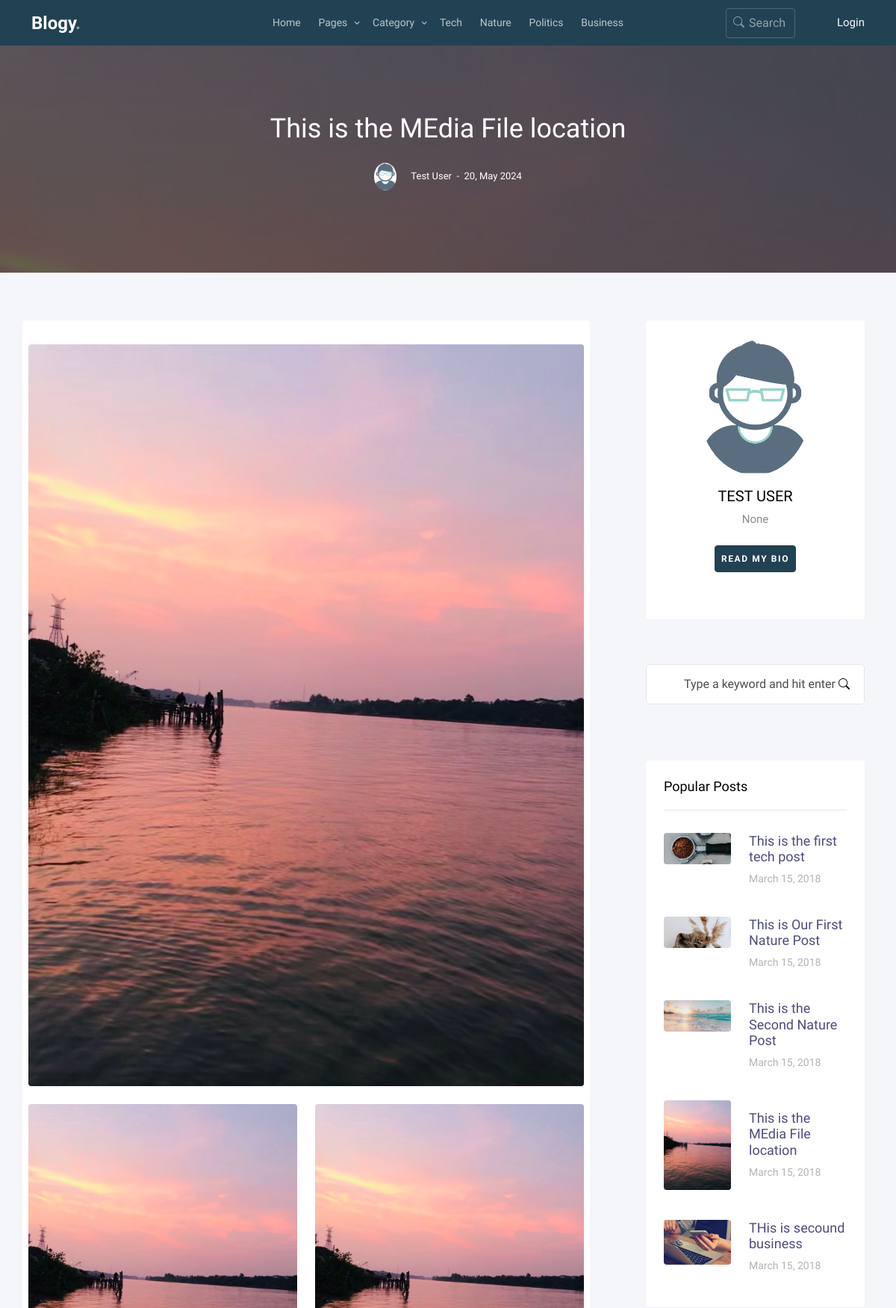
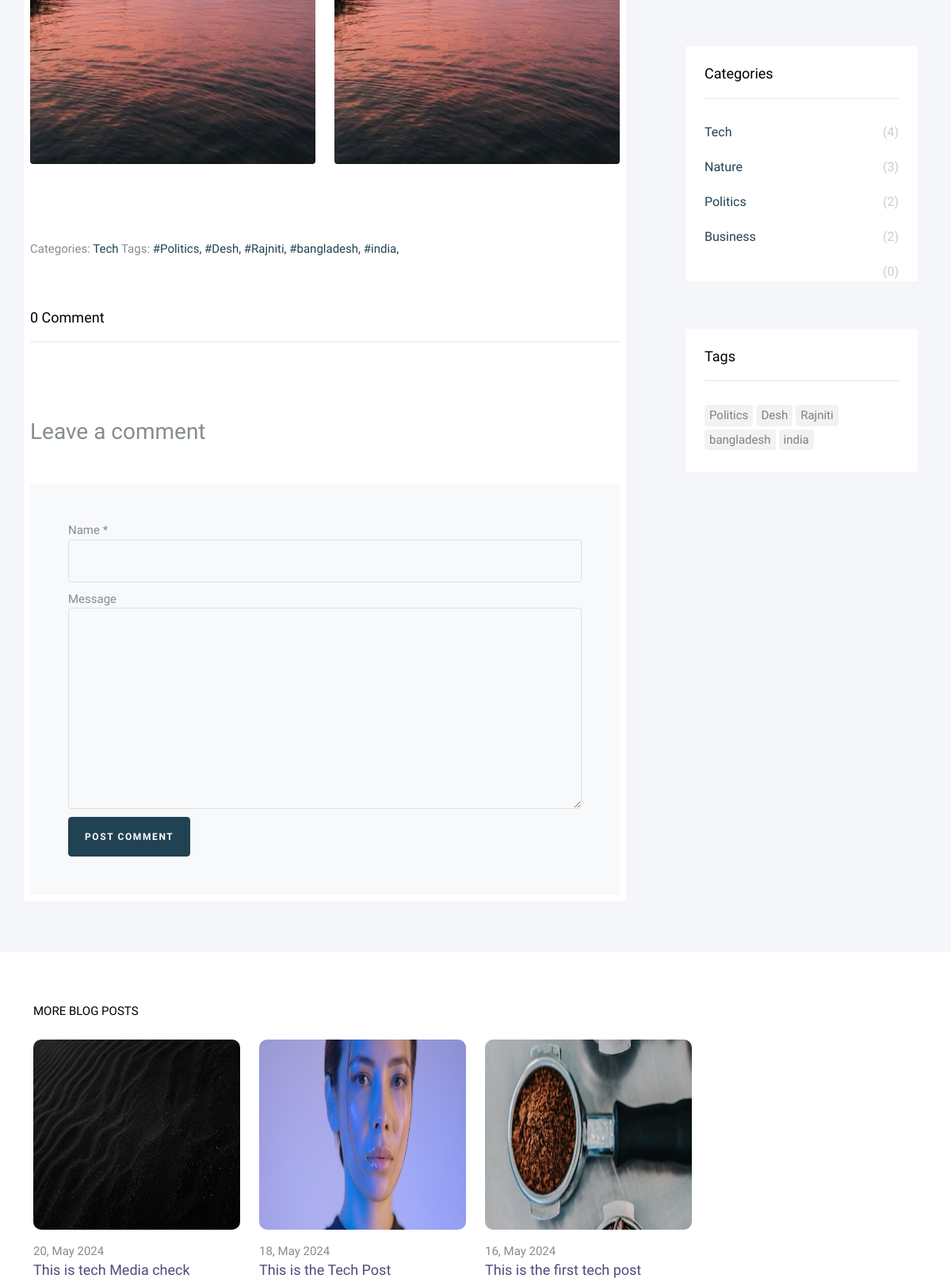
Screenshot of /blog-post/12/ (upper part) with the database file from the repository (2 pictures, top to bottom).
### app/models.py (models this page shows, shortened)
class Category(models.Model):
    name = models.CharField(max_length=200)
    def __str__(self):
        return self.name

class post(models.Model):
    STATUS = (
        ('0','Draft'),
        ('1','Publish'),
    )
    title = models.CharField(max_length=2000)
    author = models.ForeignKey(CustomUser,on_delete=models.SET_NULL, null=True)
    category = models.ForeignKey(Category, on_delete=models.SET_NULL, null=True)
    cover = models.ImageField(upload_to='post_covers/',blank=True, null=True, default='post_covers/default.png')
    tags = models.ManyToManyField(Tag)
    status = models.CharField(choices=STATUS,max_length=100)
    details = RichTextField(null=True, blank=True)
    visits = models.IntegerField(default=0)  # Track the number of visits
    updated = models.DateTimeField(auto_now=True)
    created = models.DateTimeField(auto_now_add=True)
    class Meta:
        ordering = ['-created', '-updated']

class CustomUser(AbstractUser):
    name = models.CharField(max_length=200, null=True)
    email = models.EmailField(unique=True, null=True)
    bio = models.TextField(null = True)
    avatar = models.ImageField(upload_to="user_profile/",null=True, default='user_profile/user.jpg')
    USERNAME_FIELD = 'email'
    REQUIRED_FIELDS = ['username']

class Tag(models.Model):
    name = models.CharField(max_length=50)

### app/views.py (the view)
# urls.py: path('blog-post/<str:pk>/',blogPost, name='blog-post'),
def blogPost(request,pk):
    blog = post.objects.get(id=pk)
    blog.visits += 1
    blog.save()
    more_blogs = post.objects.filter(Q(category__name__icontains=blog.category) )
    categories = Category.objects.all()
    tags = blog.tags.all()  # Retrieve associated tags for the post
    popular_posts = post.objects.order_by('-visits')[:5]  # Retrieve top 5 popular posts
    blog_comments = blog.comment_set.all().order_by('-created')
    if request.method == "POST":
        commnets = Comment.objects.create(
            blog = blog,
            name = request.POST.get('name'),
            comment = request.POST.get('massage'),
        )
    context = {
        'more_blogs':more_blogs,
        'blog':blog,
        'categories':categories,
        'blog_comments':blog_comments,
        'popular_posts': popular_posts,
        'tags': tags,
    }
    return render(request,"single.html",context)

### app/templates/single.html (shortened to what this page needs)
{% load static %}
<!doctype html>
<html lang="en">
  <head>
    <link rel="stylesheet" href="{% static "fonts/icomoon/style.css" %}">
    <link rel="stylesheet" href="{% static "fonts/flaticon/font/flaticon.css" %}">
    <link rel="stylesheet" href="https://cdn.jsdelivr.net/npm/bootstrap-icons@1.8.1/font/bootstrap-icons.css">
    <link rel="stylesheet" href="https://cdn.jsdelivr.net/npm/bootstrap-icons@1.11.3/font/bootstrap-icons.min.css">
    <link rel="stylesheet" href="{% static "css/tiny-slider.css" %}">
    <link rel="stylesheet" href="{% static "css/aos.css" %}">
    <link rel="stylesheet" href="{% static "css/glightbox.min.css" %}">
    <link rel="stylesheet" href="{% static "css/style.css" %}">
    <link rel="stylesheet" href="{% static "css/flatpickr.min.css" %}">
  </head>
<body>
  {% include "nav.html" %}
  <div class="site-cover site-cover-sm same-height overlay single-page" style="background-image: url('{{blog.cover.url}}');">
    <div class="container">
      <div class="row same-height justify-content-center">
        <div class="col-md-6">
          <div class="post-entry text-center">
            <h1 class="mb-4">{{blog.title}}</h1>
            <div class="post-meta align-items-center text-center">
              <figure class="author-figure mb-0 me-3 d-inline-block"><img src="{{blog.author.avatar.url}}" alt="Image" class="img-fluid"></figure>
              <span class="d-inline-block mt-1">{{blog.author.name|capfirst}}</span>
              <span>&nbsp;-&nbsp; {{blog.created | date:'d, F Y'}}</span>
            </div>
          </div>
        </div>
      </div>
    </div>
  </div>
  <section class="section">
    <div class="container">
      <div class="row blog-entries element-animate">
        <div class="col-md-12 col-lg-8 bg-white rounded p-2 main-content">
          <div class="post-content-body">
            <div class="row my-4">
              <div class="col-md-12 mb-4">
                <img src="{{blog.cover.url}}" alt="Image placeholder" class="img-fluid rounded">
              </div>
              <div class="col-md-6 mb-4">
                <img src="{{blog.cover.url}}" alt="Image placeholder" class="img-fluid rounded">
              </div>
              <div class="col-md-6 mb-4">
                <img src="{{blog.cover.url}}" alt="Image placeholder" class="img-fluid rounded">
              </div>
            </div>
          </div>
          <div class="pt-5">
            <p>Categories:  <a href="#">{{blog.category.name}}</a>   {% if tags %} Tags: {% for tag in tags %} <a href="#"> #{{ tag.name }},</a>{% endfor %}</p>{% endif %}
          </div>
          <div class="pt-5 comment-wrap">
            <h3 class="mb-5 heading">{{blog.comment_set.count}} Comment</h3>
            <div class="comment-form-wrap pt-5">
              <h3 class="mb-5">Leave a comment</h3>
              <form action="{% url "blog-post" blog.id %}" method="POST" class="p-5 bg-light">
                <div class="form-group">
                  <label for="name">Name *</label>
                  <input type="text" name="name"  class="form-control" id="name">
                </div>
                <div class="form-group">
                  <label for="message">Message</label>
                  <textarea name="massage" id="message" cols="30" rows="10" class="form-control"></textarea>
                </div>
                <div class="form-group">
                  <input type="submit" value="Post Comment" class="btn btn-primary">
                </div>
              </form>
            </div>
          </div>
        </div>
        <div class="col-md-12 col-lg-4 sidebar">
          <div class="sidebar-box p-4 rounded">
            <div class="bio text-center">
              <img src="{{blog.author.avatar.url}}" alt="Image Placeholder" class="img-fluid mb-3">
              <div class="bio-body">
                <h2>{{blog.author.name|upper}}</h2>
                <p class="mb-4">{{blog.author.bio|truncatechars:"100"}}</p>
                <p><a href="{% url "profile" blog.author.id %}" class="btn btn-primary btn-sm rounded px-2 py-2">Read my bio</a></p>
                <p class="social">
                  <a href="#" class="p-2"></a>
                  <a href="#" class="p-2"></a>
                  <a href="#" class="p-2"></a>
                  <a href="#" class="p-2"></a>
                </p>
              </div>
            </div>
          </div>
          {% include "sidebar.html" %}
        </div>
      </div>
    </div>
  </section>
  <section class="section posts-entry posts-entry-sm bg-white">
    <div class="container">
      <div class="row mb-4">
        <div class="col-12 text-uppercase text-black">More Blog Posts</div>
      </div>
      <div class="row">
        {% for blogs in more_blogs|slice:'1:5' %}
        <div class="col-md-6 col-lg-3">
          <div class="blog-entry">
            <a href="{% url "blog-post" blogs.id %}" class="img-link">
              <img src="{{blogs.cover.url}}" alt="Image" class="img-fluid">
            </a>
            <span class="date">{{blogs.created | date:'d, F Y'}}</span>
            <h2><a href="{% url "blog-post" blogs.id %}">{{blogs.title}}</a></h2>
          </div>
        </div>
        {% endfor %}
      </div>
    </div>
  </section>
  </body>
  </html>

### app/templates/nav.html (shortened to what this page needs)
{% load static %}
<nav class="site-nav">
    <div class="container">
        <div class="menu-bg-wrap">
            <div class="site-navigation">
                <div class="row g-0 align-items-center">
                    <div class="col-2">
                        <a href="{% url 'home' %}" class="logo m-0 float-start">Blogy<span class="text-primary">.</span></a>
                    </div>
                    <div class="col-8 text-center">
                        <ul class="js-clone-nav d-none d-lg-inline-block  text-start site-menu mx-auto">
                            <li class=""><a href="{% url 'home' %}">Home</a></li>
                            <li class="has-children">
                                <a class="js-menu-toggle" >Pages</a>
                            </li>
                            <li  class="has-children"><a href="">Category</a>
                            </li>
                            {% for category in categories|slice:4 %}
                                <li><a href="{% url 'category' %}?q={{category.name}}">{{category.name|capfirst}}</a></li>
                            {% endfor %}
                        </ul>
                    </div>
                    <div class="col-1 text-end">
                        <form action="{% url "search" %}" method="GET" class="search-form d-none d-lg-inline-block">
                            <input type="text" name="q" class="form-control" placeholder="Search...">
                            <span class="bi-search"></span>
                        </form>
                    </div>
                    <div class="col-1 text-end d-none d-sm-none d-lg-inline-block">
                        {% if user.is_authenticated %}
                        {% comment %} <span class="text-light">{{request.user.username.upper}}</span>
                        <a class="text-light" href="{% url "logout" %}">Logout</a> {% endcomment %}
                        <img src="{{request.user.avatar.url}}" class="user-pic" onclick="toggleMenu()">
                        <div class="sub-menu-wrap" id="subMenu">
                            <div class="sub-menu">
                                <div class="user-info">
                                    <img src="{{request.user.avatar.url}}" alt="">
                                    <h2>{{request.user.username.upper}}</h2>
                                </div>
                                <hr>
                                <a href="{% url "profile" request.user.id %}" class="sub-menu-link">
                                    <i class="bi bi-person-circle"></i>
                                    <p>Profile</p>
                                    <span>></span>
                                </a>
                                <a href="{% url "edit-profile" request.user.id %}" class="sub-menu-link">
                                    <i class="bi bi-gear"></i>
                                    <p>Setting & Edit Profile</p>
                                    <span>></span>
                                </a>
                                <a href="{% url "own-blogs" request.user.id %}" class="sub-menu-link">
                                    <i class="bi bi-file-richtext"></i>
                                    <p>Own Blogs</p>
                                    <span>></span>
                                </a>
                                {% if user.is_superuser %}
                                <a href="{% url "all_new_posts" %}" class="sub-menu-link">
                                    <i class="bi bi-file-text"></i>
                                    <p>All New Blogs</p>
                                    <span>></span>
                                </a>
                                {% endif %}
                                <a href="{% url "logout" %}" class="sub-menu-link">
                                    <i class="bi bi-box-arrow-left"></i>
                                    <p>LOg out</p>
                                    <span>></span>
                                </a>
                            </div>
                                    {% else %}
                                        <a href="{% url 'login' %}">
                                            <span class="text-light">Login</span>
                                        </a>
                                {% endif %}
                        </div>
                    </div>
                </div>
        </div>
    </div>
</nav>

### app/templates/sidebar.html
{% load static %}
    <div class="sidebar-box search-form-wrap">
      <form action="#" class="sidebar-search-form">
        <div class="form-group">
          <span class="bi-search"></span>
          <input type="text" class="form-control" id="s" placeholder="Type a keyword and hit enter">
        </div>
      </form>
    </div>
    <div class="sidebar-box p-4 rounded">
      <h3 class="heading">Popular Posts</h3>
      {% include "popular_posts.html" %}
    </div>
    <div class="sidebar-box p-4 rounded">
      <h3 class="heading">Categories</h3>
      <ul class="categories">
        {% for category in categories %}
          <li><a href="{% url "category" %}?q={{category.name}}">{{category.name |capfirst}} <span>({{category.post_set.count}})</span></a></li>
        {% endfor %}
      </ul>
    </div>
    <div class="sidebar-box p-4 rounded">
      {% if tags %}
      <h3 class="heading">Tags</h3>
      <ul class="tags">
          {% for tag in tags %}
          <li><a href="#">{{ tag.name }}</a></li>
          {% endfor %}
      </ul>
      {% endif %}
    </div>

### app/templates/popular_posts.html (shortened to what this page needs)
    <div class="post-entry-sidebar">
      <ul>
        {% for post in popular_posts %}
        <li>
          <a href="{% url 'blog-post' pk=post.pk %}">
            <img src="{{post.cover.url}}" alt="Image placeholder" class="me-4 rounded">
            <div class="text">
              <h4>{{ post.title }}</h4>
              <div class="post-meta">
                <span class="mr-2">March 15, 2018 </span>
              </div>
            </div>
          </a>
        </li>
        {% endfor %}
      </ul>
    </div>

### rows the page displays
Category: name "Tech", post_set.count "4"
Category: name "Nature", post_set.count "3"
Category: name "Politics", post_set.count "2"
Category: name "Business", post_set.count "2"
post: cover (picture), title "This is the MEdia File location", author.avatar (placeholder picture), author.name "Test User", created "20, May 2024", category.name "Tech", comment_set.count "0", author.name "TEST USER", author.bio "None"
Tag: name "Politics"
Tag: name "Desh"
Tag: name "Rajniti"
Tag: name "bangladesh"
Tag: name "india"
post: cover (picture), title "This is the first tech post", created "16, May 2024"
post: cover (picture), title "This is Our First Nature Post"
post: cover (picture), title "This is the Second Nature Post"
post: cover (picture), title "THis is secound business"
Category: post_set.count "0"
post: cover (picture), created "20, May 2024", title "This is tech Media check"
post: cover (picture), created "18, May 2024", title "This is the Tech Post"
